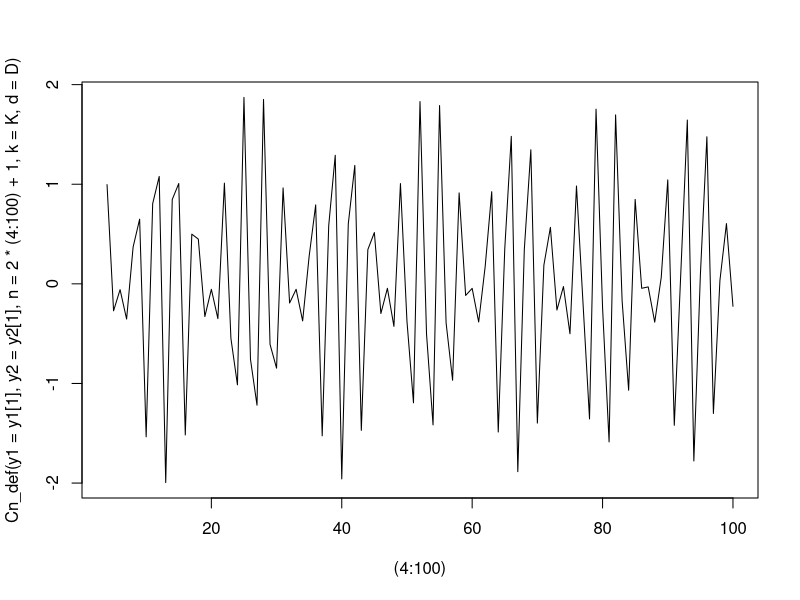

Source code (R):
Cn_def <- function(y1, y2, n, k, d) {
  return(cos(y1 * k * d * n) + cos(y2 * k * d * n))
}

K <- 0.5
D <- 2
y1 <- runif(50, min = -10, max = -1)
y2 <- runif(50, min = 1, max = 10)

plot(Cn_def(y1 = y1[1], y2 = y2[1], n = 2 * (4:100) + 1, k = K, d = D), type = "l",
     x = (4:100))
